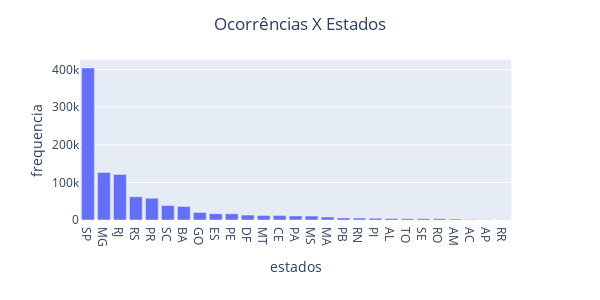

The notebook cell this image was saved under:
### Code cell
import plotly.express as px
fig = px.bar(analise_geo, x='estados', y='frequencia', width=600, height=300)
fig.update_layout(title="Ocorrências X Estados", title_x=0.5)
fig.show()

### Figure 1 — Plotly figure (JSON) as saved in the notebook; plotly's stock layout.template omitted (floating-point values rounded to 4 significant figures)
{"data": [{"alignmentgroup": "True", "hoverlabel": {"namelength": 0}, "hovertemplate": "estados=%{x}<br>frequencia=%{y}", "legendgroup": "", "marker": {"color": "#636efa"}, "name": "", "offsetgroup": "", "orientation": "v", "showlegend": false, "textposition": "auto", "type": "bar", "x": ["SP", "MG", "RJ", "RS", "PR", "SC", "BA", "GO", "ES", "PE", "DF", "MT", "CE", "PA", "MS", "MA", "PB", "RN", "PI", "AL", "TO", "SE", "RO", "AM", "AC", "AP", "RR"], "xaxis": "x", "y": [404268, 126336, 121169, 61851, 57859, 38328, 36045, 20139, 16748, 16432, 12986, 12031, 11674, 10853, 10431, 7853, 5538, 5041, 4549, 4183, 3576, 3563, 3478, 2432, 1301, 853, 646], "yaxis": "y"}], "layout": {"barmode": "relative", "height": 300, "legend": {"tracegroupgap": 0}, "margin": {"t": 60}, "title": {"text": "Ocorrências X Estados", "x": 0.5}, "width": 600, "xaxis": {"anchor": "y", "domain": [0, 0.98], "title": {"text": "estados"}}, "yaxis": {"anchor": "x", "domain": [0, 1], "title": {"text": "frequencia"}}}}
